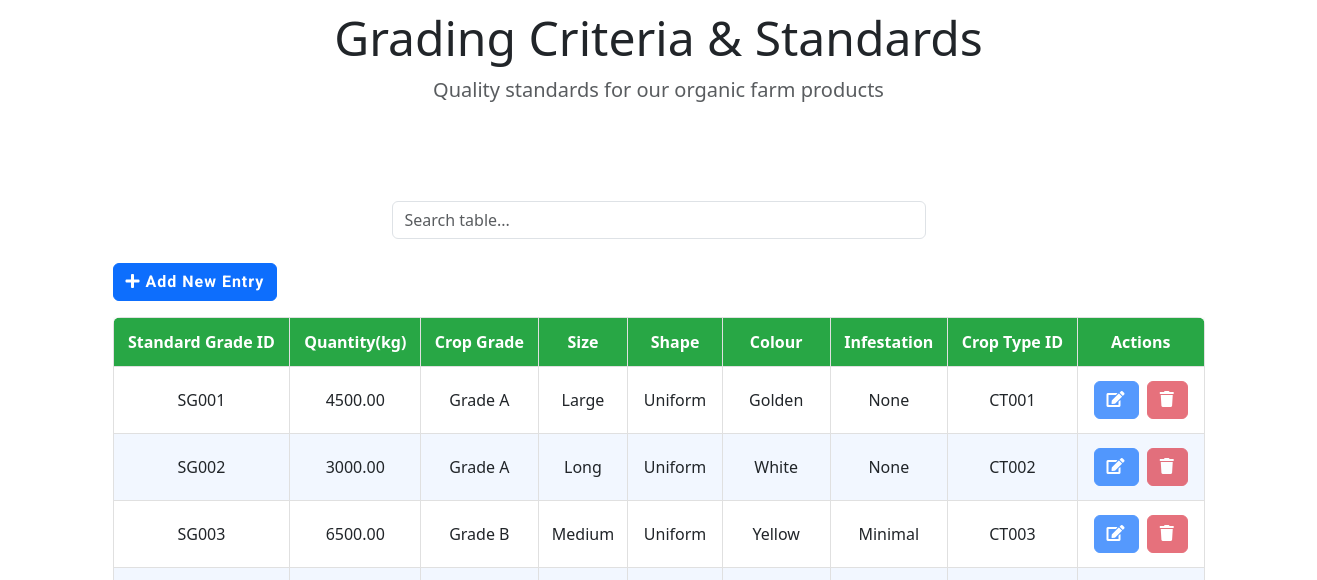
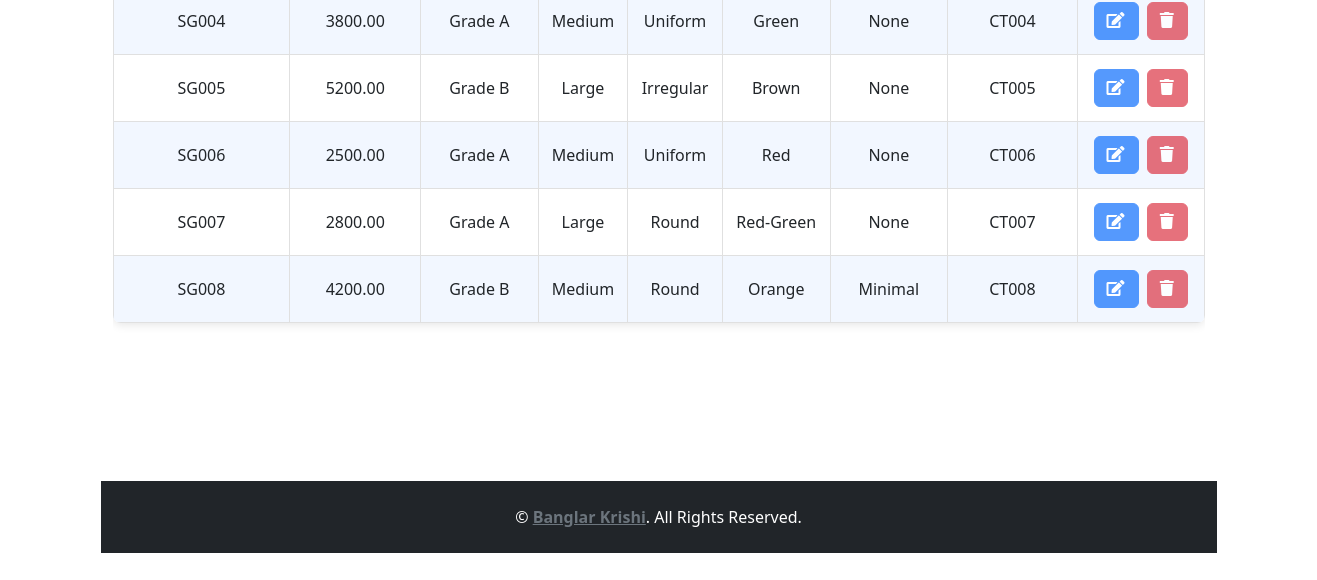
The app's page /gradingCriteria.php (lower part), older data (2 pictures, top to bottom).
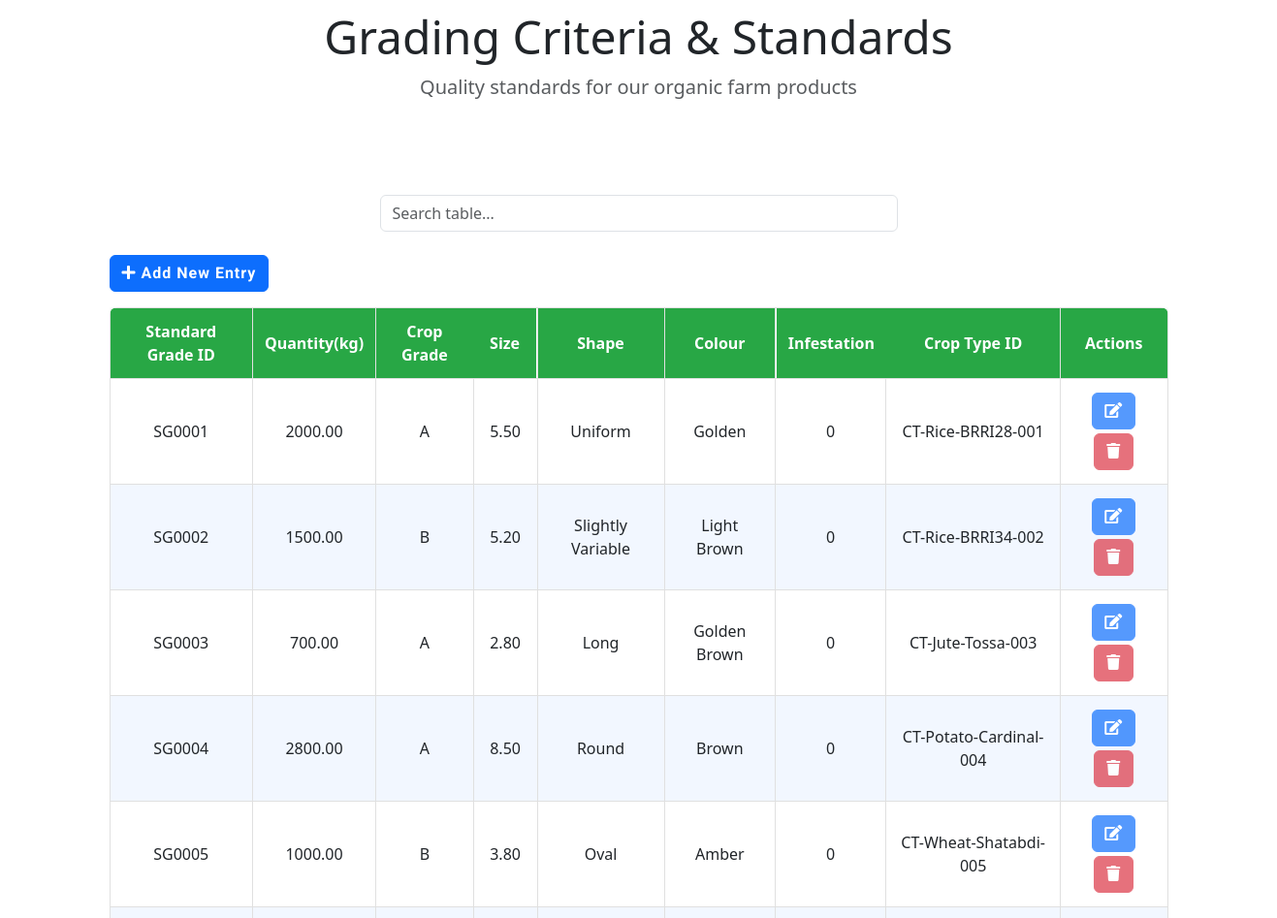
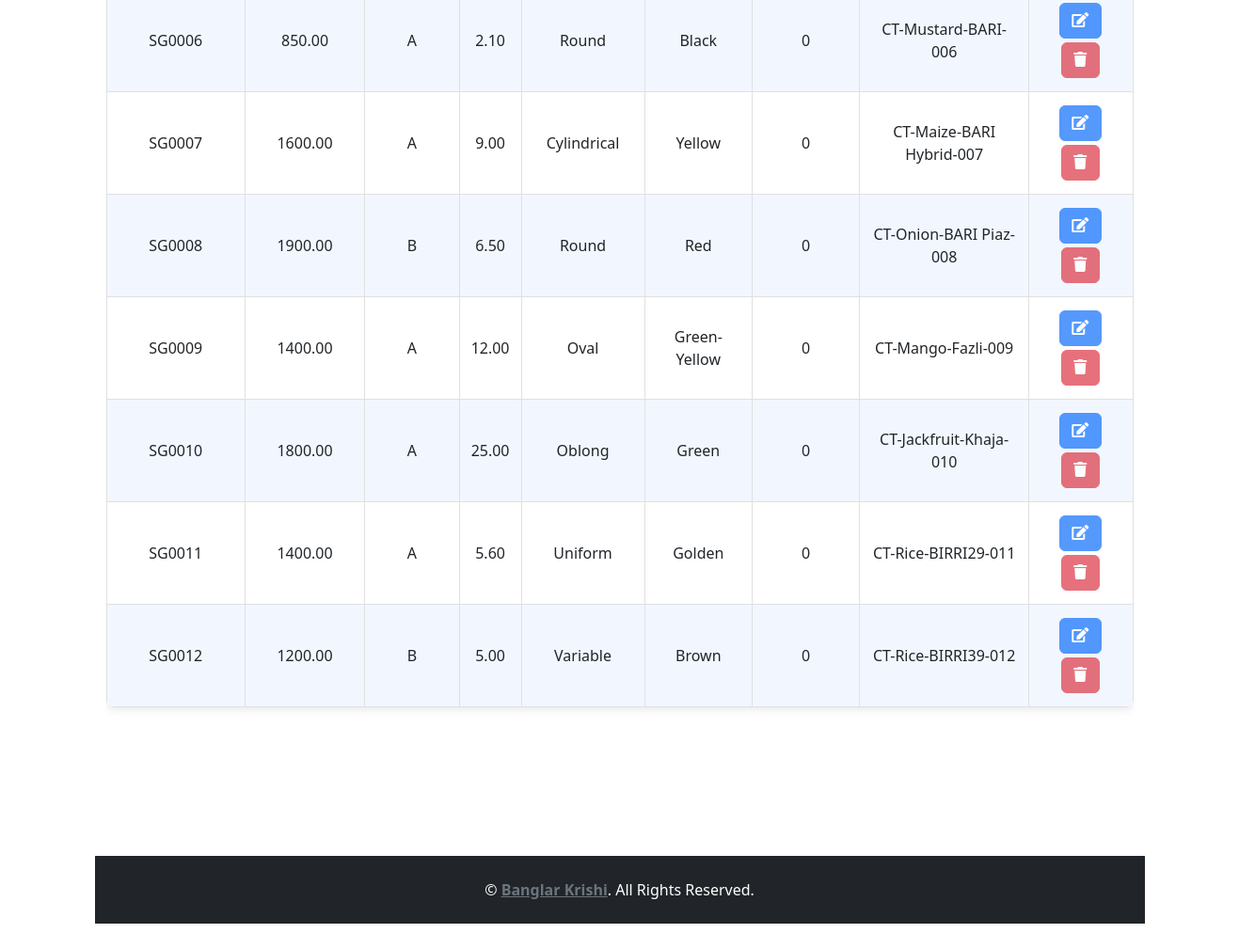
The same page, newer data (2 pictures, top to bottom).
### tables this page shows
CREATE TABLE `farmer_crop_type_grade` (
  `standardGradeID` varchar(30) NOT NULL,
  `quantity` decimal(10,2) DEFAULT NULL,
  `cropGrade` varchar(1) NOT NULL,
  `criteria_size` decimal(10,2) DEFAULT NULL,
  `criteria_shape` varchar(50) DEFAULT NULL,
  `criteria_colour` varchar(50) DEFAULT NULL,
  `criteria_infestation` tinyint(1) DEFAULT NULL,
  `cropTypeID` varchar(30) NOT NULL
);

### gradingCriteria.php (the view, shortened to what this page needs)
<?php
$servername = "localhost";
$username = "root";
$password = "";
$database = "agriculturesupplychain";
$conn = mysqli_connect($servername, $username, $password, $database);
?>
<!DOCTYPE html>
<html lang="en">
<head>
    <link href="https://cdnjs.cloudflare.com/ajax/libs/font-awesome/5.15.0/css/all.min.css" rel="stylesheet">
    <link href="https://cdn.jsdelivr.net/npm/bootstrap-icons@1.4.1/font/bootstrap-icons.css" rel="stylesheet">
    <link href="lib/owlcarousel/assets/owl.carousel.min.css" rel="stylesheet">
    <link href="css/bootstrap.min.css" rel="stylesheet">
    <link href="css/style.css" rel="stylesheet">
    <link rel="stylesheet" href="https://unpkg.com/leaflet@1.9.4/dist/leaflet.css" />
</head>
<body>
    <div class="container py-5">
        <div class="row">
            <div class="col-lg-12">
                <div class="mb-5 text-center">
                    <h1 class="display-5">Grading Criteria & Standards</h1>
                    <p class="fs-5 text-muted">Quality standards for our organic farm products</p>
                </div>
            </div>
        </div>
        <div class="container py-5">
            <div class="row mb-4">
                <div class="col-md-6 offset-md-3">
                    <input type="text" id="gradingTableSearch" class="form-control" placeholder="Search table...">
                </div>
            </div>
            <div class="mb-3 text-left">
                <button id="addProductBtn" class="btn btn-primary">
                    <i class="fas fa-plus"></i> Add New Entry
                </button>
            </div>
            <div class="table-responsive">
                <table class="product-table" id="gradingTable">
                    <thead>
                        <tr>
                            <th>Standard Grade ID</th>
                            <th>Quantity(kg)</th>
                            <th>Crop Grade</th>
                            <th>Size</th>
                            <th>Shape</th>
                            <th>Colour</th>
                            <th>Infestation</th>
                            <th>Crop Type ID</th>
                            <th>Actions</th>
                        </tr>
                    </thead>
                    <tbody>
                        <?php
                        $sql = "SELECT standardGradeID, quantity, cropGrade, criteria_size,criteria_shape,criteria_colour,
                        criteria_infestation, cropTypeID FROM farmer_crop_type_grade";
                        $result = $conn->query($sql);
                        if ($result->num_rows > 0) {
                            while ($row = $result->fetch_assoc()) {
                        ?>
                        <tr>
                            <td><?php echo $row['standardGradeID']; ?></td>
                            <td><?php echo $row['quantity']; ?></td>
                            <td><?php echo $row['cropGrade']; ?></td>
                            <td><?php echo $row['criteria_size']; ?></td>
                            <td><?php echo $row['criteria_shape']; ?></td>
                            <td><?php echo $row['criteria_colour']; ?></td>
                            <td><?php echo $row['criteria_infestation']; ?></td>
                            <td><?php echo $row['cropTypeID']; ?></td>
                            <td>
                            <button class="btn btn-primary action-btn edit-btn"
                                data-id="<?php echo $row['standardGradeID']; ?>"
                                data-quantity="<?php echo $row['quantity']; ?>"
                                data-cropgrade="<?php echo $row['cropGrade']; ?>"
                                data-size="<?php echo $row['criteria_size']; ?>"
                                data-shape="<?php echo $row['criteria_shape']; ?>"
                                data-colour="<?php echo $row['criteria_colour']; ?>"
                                data-infestation="<?php echo $row['criteria_infestation']; ?>"
                                data-croptypeid="<?php echo $row['cropTypeID']; ?>">
                                <i class="fas fa-edit"></i>
                            </button>
                            <form method="post" style="display:inline;">
                                    <button type="submit" class="btn btn-danger action-btn delete-btn"
                                            onclick="return confirm('Are you sure you want to delete this record?')">
                                        <i class="fas fa-trash"></i>
                                    </button>
                            </form>
                            </td>
                        </tr>
                        <?php   }
                        }
                        ?>
                    </tbody>
                </table>
            </div>
        </div>
        <div class="container-fluid bg-dark text-white py-4">
            <div class="container text-center">
                <p class="mb-0">&copy; <a class="text-secondary fw-bold" href="#">Banglar Krishi</a>. All Rights Reserved.</p>
            </div>
        </div>
</body>
</html>

### css/style.css (style rules this page uses)
:root { --primary: #34AD54; --secondary: #FF9933; --light: #F6FFF2; --dark: #263A4F; }
.btn { font-family: 'Roboto', sans-serif; letter-spacing: 1px; font-weight: 700; transition: .5s; }
.btn-primary, .btn-secondary { color: #FFFFFF; }

### gradingCriteria.php (style rules this page uses)
.product-table { width: 100%; border-collapse: collapse; margin-bottom: 20px; }
.product-table th, .product-table td { padding: 10px; text-align: center; border: 1px solid #ddd; }
.product-table th { background-color: #f2f2f2; font-weight: bold; }
.product-table tr:nth-child(even) { background-color: #f9f9f9; }
.action-btn { margin: 2px; padding: 5px 10px; font-size: 0.8rem; }
.product-table { width: 100%; border-collapse: collapse; margin-bottom: 20px; box-shadow: 0 2px 10px rgba(0, 0, 0, 0.1); border-radius: 8px; overflow: hidden; }
.product-table th, .product-table td { padding: 12px; text-align: center; border: 1px solid #e0e0e0; transition: all 0.3s ease; }
.product-table th { background-color: #28a745; font-weight: bold; color:rgb(255, 255, 255); position: sticky; top: 0; }
.product-table tr { transition: background-color 0.3s ease; }
.product-table tr:nth-child(even) { background-color: #f2f7ff; }
.product-table tr:nth-child(odd) { background-color: #ffffff; }
.product-table td .action-btn { opacity: 0.7; transition: all 0.3s ease; margin: 2px; transform: scale(1); }

Row changes from the older to the newer data that the page shows:
removed farmer_crop_type_grade: standardGradeID "SG001", quantity "4500.00", cropGrade "Grade A", criteria_size "Large", criteria_shape "Uniform", criteria_colour "Golden", criteria_infestation "None", cropTypeID "CT001"
removed farmer_crop_type_grade: standardGradeID "SG002", quantity "3000.00", cropGrade "Grade A", criteria_size "Long", criteria_shape "Uniform", criteria_colour "White", criteria_infestation "None", cropTypeID "CT002"
removed farmer_crop_type_grade: standardGradeID "SG003", quantity "6500.00", cropGrade "Grade B", criteria_size "Medium", criteria_shape "Uniform", criteria_colour "Yellow", criteria_infestation "Minimal", cropTypeID "CT003"
removed farmer_crop_type_grade: standardGradeID "SG004", quantity "3800.00", cropGrade "Grade A", criteria_size "Medium", criteria_shape "Uniform", criteria_colour "Green", criteria_infestation "None", cropTypeID "CT004"
removed farmer_crop_type_grade: standardGradeID "SG005", quantity "5200.00", cropGrade "Grade B", criteria_size "Large", criteria_shape "Irregular", criteria_colour "Brown", criteria_infestation "None", cropTypeID "CT005"
removed farmer_crop_type_grade: standardGradeID "SG006", quantity "2500.00", cropGrade "Grade A", criteria_size "Medium", criteria_shape "Uniform", criteria_colour "Red", criteria_infestation "None", cropTypeID "CT006"
removed farmer_crop_type_grade: standardGradeID "SG007", quantity "2800.00", cropGrade "Grade A", criteria_size "Large", criteria_shape "Round", criteria_colour "Red-Green", criteria_infestation "None", cropTypeID "CT007"
removed farmer_crop_type_grade: standardGradeID "SG008", quantity "4200.00", cropGrade "Grade B", criteria_size "Medium", criteria_shape "Round", criteria_colour "Orange", criteria_infestation "Minimal", cropTypeID "CT008"
added farmer_crop_type_grade: standardGradeID "SG0001", quantity "2000.00", cropGrade "A", criteria_size "5.50", criteria_shape "Uniform", criteria_colour "Golden", criteria_infestation "0", cropTypeID "CT-Rice-BRRI28-001"
added farmer_crop_type_grade: standardGradeID "SG0002", quantity "1500.00", cropGrade "B", criteria_size "5.20", criteria_shape "Slightly Variable", criteria_colour "Light Brown", criteria_infestation "0", cropTypeID "CT-Rice-BRRI34-002"
added farmer_crop_type_grade: standardGradeID "SG0003", quantity "700.00", cropGrade "A", criteria_size "2.80", criteria_shape "Long", criteria_colour "Golden Brown", criteria_infestation "0", cropTypeID "CT-Jute-Tossa-003"
added farmer_crop_type_grade: standardGradeID "SG0004", quantity "2800.00", cropGrade "A", criteria_size "8.50", criteria_shape "Round", criteria_colour "Brown", criteria_infestation "0", cropTypeID "CT-Potato-Cardinal-004"
added farmer_crop_type_grade: standardGradeID "SG0005", quantity "1000.00", cropGrade "B", criteria_size "3.80", criteria_shape "Oval", criteria_colour "Amber", criteria_infestation "0", cropTypeID "CT-Wheat-Shatabdi-005"
added farmer_crop_type_grade: standardGradeID "SG0006", quantity "850.00", cropGrade "A", criteria_size "2.10", criteria_shape "Round", criteria_colour "Black", criteria_infestation "0", cropTypeID "CT-Mustard-BARI-006"
added farmer_crop_type_grade: standardGradeID "SG0007", quantity "1600.00", cropGrade "A", criteria_size "9.00", criteria_shape "Cylindrical", criteria_colour "Yellow", criteria_infestation "0", cropTypeID "CT-Maize-BARI Hybrid-007"
added farmer_crop_type_grade: standardGradeID "SG0008", quantity "1900.00", cropGrade "B", criteria_size "6.50", criteria_shape "Round", criteria_colour "Red", criteria_infestation "0", cropTypeID "CT-Onion-BARI Piaz-008"
added farmer_crop_type_grade: standardGradeID "SG0009", quantity "1400.00", cropGrade "A", criteria_size "12.00", criteria_shape "Oval", criteria_colour "Green-Yellow", criteria_infestation "0", cropTypeID "CT-Mango-Fazli-009"
added farmer_crop_type_grade: standardGradeID "SG0010", quantity "1800.00", cropGrade "A", criteria_size "25.00", criteria_shape "Oblong", criteria_colour "Green", criteria_infestation "0", cropTypeID "CT-Jackfruit-Khaja-010"
added farmer_crop_type_grade: standardGradeID "SG0011", quantity "1400.00", cropGrade "A", criteria_size "5.60", criteria_shape "Uniform", criteria_colour "Golden", criteria_infestation "0", cropTypeID "CT-Rice-BIRRI29-011"
added farmer_crop_type_grade: standardGradeID "SG0012", quantity "1200.00", cropGrade "B", criteria_size "5.00", criteria_shape "Variable", criteria_colour "Brown", criteria_infestation "0", cropTypeID "CT-Rice-BIRRI39-012"
